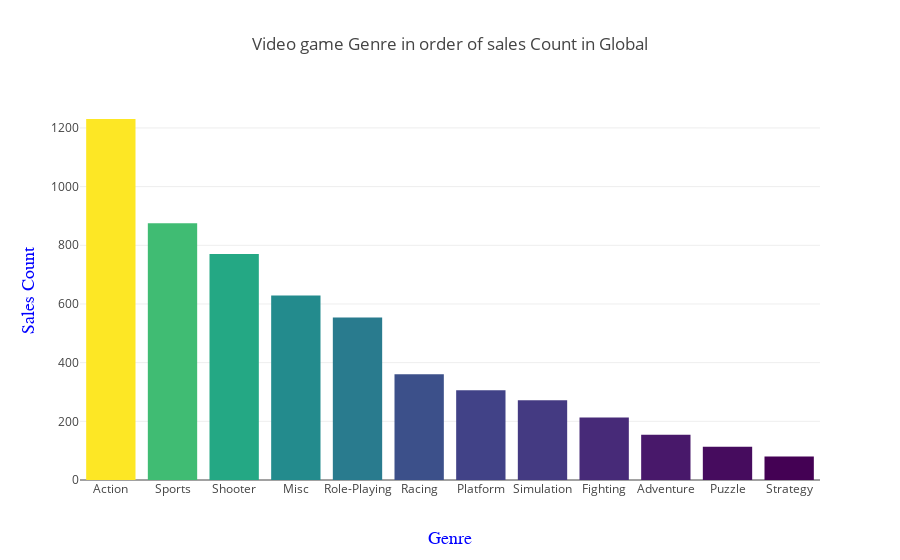

Notebook code for this chart:
### Markdown cell above
## Sales Comparison by "Genre" for Each Region

### Code cell
from plotly.offline import download_plotlyjs, init_notebook_mode, plot, iplot
import plotly.graph_objs as go


init_notebook_mode(connected=True)

trace = go.Bar(
                x = top_genre_global.index,
                y =top_genre_global['Global_Sales'].tolist(),
                name = 'Video game Genre in order of sales Count',
    marker={'color': top_genre_global['Global_Sales'].tolist(),
        'colorscale': 'Viridis'

           }
               )


data = [trace]
layout = go.Layout(title='Video game Genre in order of sales Count in Global',
                  xaxis = dict(
                          title = 'Genre',
                            titlefont = dict(
                                        family = 'Courier New, monospace',
                                        size = 18,
                                        color = '#0000FF'
                                            )
                  
                              ),
                   yaxis = dict(
                          title = 'Sales Count',
                            titlefont = dict(
                                        family = 'Courier New, monospace',
                                        size = 18,
                                        color = '#0000FF'
                                        )
                               )                  
                  )

fig = go.Figure(data=data,layout=layout)
config={'showLink': False}
iplot(fig,filename='grouped bar',config=config)

### Figure 1 — Plotly figure (JSON) as saved in the notebook; plotly's stock layout.template omitted (floating-point values rounded to 4 significant figures)
{"data": [{"marker": {"color": [1230.0, 875.3, 770.0, 628.4, 554.2, 360.4, 305.5, 272.1, 212.9, 154.1, 113.3, 80.3], "colorscale": "Viridis"}, "name": "Video game Genre in order of sales Count", "type": "bar", "uid": "3ef7f598-6aa9-403a-8e94-e8cddbc67694", "x": ["Action", "Sports", "Shooter", "Misc", "Role-Playing", "Racing", "Platform", "Simulation", "Fighting", "Adventure", "Puzzle", "Strategy"], "y": [1230.0, 875.3, 770.0, 628.4, 554.2, 360.4, 305.5, 272.1, 212.9, 154.1, 113.3, 80.3]}], "layout": {"title": "Video game Genre in order of sales Count in Global", "xaxis": {"title": "Genre", "titlefont": {"color": "#0000FF", "family": "Courier New, monospace", "size": 18}}, "yaxis": {"title": "Sales Count", "titlefont": {"color": "#0000FF", "family": "Courier New, monospace", "size": 18}}}}
